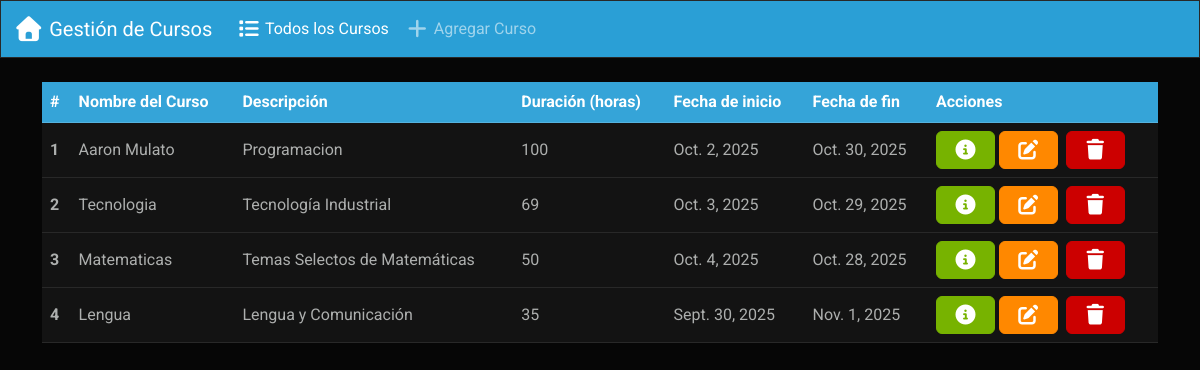
The page / on the database its author committed.
### app_curso/models.py (models this page shows, shortened)
class Curso(models.Model):
    nombre = models.CharField(max_length=100)
    descripcion = models.TextField()
    duracion = models.IntegerField(help_text="Duración en horas")
    fecha_inicio = models.DateField()
    fecha_fin = models.DateField()

### app_curso/views.py (the view)
# urls.py: path('', views.index, name='index'),
def index(request):
    cursos = Curso.objects.all()
    return render(request, 'cursos/index.html', {'cursos': cursos})

### app_curso/templates/cursos/index.html (shortened to what this page needs)
{% extends 'cursos/base.html' %}
{% block body %}
<div class="container mt-4">
    {% if cursos %}
    <table class="table table-hover align-middle">
        <thead class="table-primary">
            <tr>
                <th scope="col">#</th>
                <th scope="col">Nombre del Curso</th>
                <th scope="col">Descripción</th>
                <th scope="col">Duración (horas)</th>
                <th scope="col">Fecha de inicio</th>
                <th scope="col">Fecha de fin</th>
                <th scope="col">Acciones</th>
            </tr>
        </thead>
        <tbody>
            {% for curso in cursos %}
            <tr>
                <th scope="row">{{ forloop.counter }}</th>
                <td>{{ curso.nombre }}</td>
                <td>{{ curso.descripcion }}</td>
                <td>{{ curso.duracion }}</td>
                <td>{{ curso.fecha_inicio }}</td>
                <td>{{ curso.fecha_fin }}</td>
                <td>
                    <button type="button" class="btn btn-success" data-bs-toggle="modal" data-bs-target="#modalCurso{{ curso.id }}">
                        <i class="fa-solid fa-circle-info fa-lg"></i>
                    </button>
                    <a class="btn btn-warning me-1" href="{% url 'editar_curso' curso.id %}" role="button">
                        <i class="fa-solid fa-pen-to-square fa-lg"></i>
                    </a>
                    <button class="btn btn-danger" data-bs-toggle="modal" data-bs-target="#eliminar{{ curso.id }}">
                        <i class="fa-solid fa-trash fa-lg"></i>
                    </button>
                </td>
            </tr>
            {% endfor %}
        </tbody>
    </table>
    {% else %}
        <div class="alert alert-warning text-center" role="alert">
            No hay cursos disponibles.
        </div>
    {% endif %}
</div>
{% endblock %}

### app_curso/templates/cursos/base.html (shortened to what this page needs)
{% load static %}
<!DOCTYPE html>
<html lang="es">
<head>
    <link rel="stylesheet" href="https://cdnjs.cloudflare.com/ajax/libs/font-awesome/7.0.1/css/all.min.css">
    <link rel="stylesheet" href="{% static 'css/bootstrap.min.css' %}">
</head>
<body>
    <nav class="navbar navbar-expand-lg bg-primary navbar-dark">
        <div class="container-fluid">
            <a class="navbar-brand" href="{% url 'index' %}">
                <i class="fa-solid fa-house fa-lg"></i> Gestión de Cursos
            </a>
            <div class="collapse navbar-collapse" id="navbarColor01">
                <ul class="navbar-nav me-auto">
                    <li class="nav-item">
                        <a class="nav-link active" href="{% url 'index' %}">
                            <i class="fa-solid fa-list fa-lg"></i> Todos los Cursos
                        </a>
                    </li>
                    <li class="nav-item">
                        <a class="nav-link" href="{% url 'agregar_curso' %}">
                            <i class="fa-solid fa-plus fa-lg"></i> Agregar Curso
                        </a>
                    </li>
                </ul>
            </div>
        </div>
    </nav>
    {% block body %}
    {% endblock %}
</body>
</html>

### rows shown on the page
Curso: nombre "Aaron Mulato", descripcion "Programacion", duracion "100", fecha_inicio "Oct. 2, 2025", fecha_fin "Oct. 30, 2025"
Curso: nombre "Tecnologia", descripcion "Tecnología Industrial", duracion "69", fecha_inicio "Oct. 3, 2025", fecha_fin "Oct. 29, 2025"
Curso: nombre "Matematicas", descripcion "Temas Selectos de Matemáticas", duracion "50", fecha_inicio "Oct. 4, 2025", fecha_fin "Oct. 28, 2025"
Curso: nombre "Lengua", descripcion "Lengua y Comunicación", duracion "35", fecha_inicio "Sept. 30, 2025", fecha_fin "Nov. 1, 2025"
